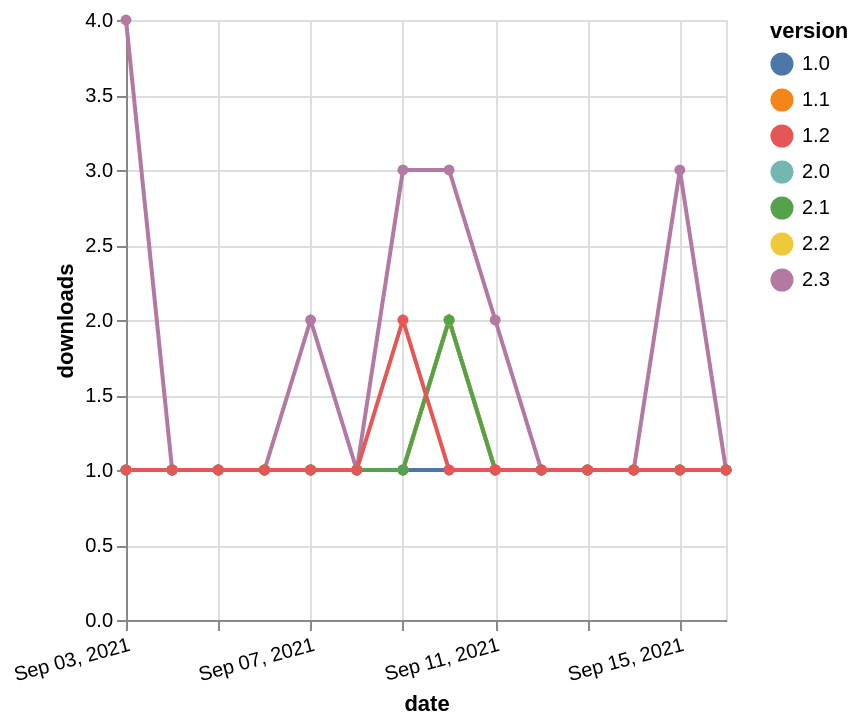

Write a Vega-Lite specification for this figure.
### Vega-Lite specification from a JSON file in a GitHub repository (floating-point values rounded to 4 significant figures)
{"$schema": "https://vega.github.io/schema/vega-lite/v5.json", "description": "A simple bar chart with embedded data.", "data": {"values": [{"date": "2021-09-03", "total": 496, "delta": 4, "version": "2.3"}, {"date": "2021-09-04", "total": 497, "delta": 1, "version": "2.3"}, {"date": "2021-09-05", "total": 498, "delta": 1, "version": "2.3"}, {"date": "2021-09-06", "total": 499, "delta": 1, "version": "2.3"}, {"date": "2021-09-07", "total": 501, "delta": 2, "version": "2.3"}, {"date": "2021-09-08", "total": 502, "delta": 1, "version": "2.3"}, {"date": "2021-09-09", "total": 505, "delta": 3, "version": "2.3"}, {"date": "2021-09-10", "total": 508, "delta": 3, "version": "2.3"}, {"date": "2021-09-11", "total": 510, "delta": 2, "version": "2.3"}, {"date": "2021-09-12", "total": 511, "delta": 1, "version": "2.3"}, {"date": "2021-09-13", "total": 512, "delta": 1, "version": "2.3"}, {"date": "2021-09-14", "total": 513, "delta": 1, "version": "2.3"}, {"date": "2021-09-15", "total": 516, "delta": 3, "version": "2.3"}, {"date": "2021-09-16", "total": 517, "delta": 1, "version": "2.3"}, {"date": "2021-09-03", "total": 201, "delta": 1, "version": "2.0"}, {"date": "2021-09-04", "total": 202, "delta": 1, "version": "2.0"}, {"date": "2021-09-05", "total": 203, "delta": 1, "version": "2.0"}, {"date": "2021-09-06", "total": 204, "delta": 1, "version": "2.0"}, {"date": "2021-09-07", "total": 205, "delta": 1, "version": "2.0"}, {"date": "2021-09-08", "total": 206, "delta": 1, "version": "2.0"}, {"date": "2021-09-09", "total": 207, "delta": 1, "version": "2.0"}, {"date": "2021-09-10", "total": 209, "delta": 2, "version": "2.0"}, {"date": "2021-09-11", "total": 210, "delta": 1, "version": "2.0"}, {"date": "2021-09-12", "total": 211, "delta": 1, "version": "2.0"}, {"date": "2021-09-13", "total": 212, "delta": 1, "version": "2.0"}, {"date": "2021-09-14", "total": 213, "delta": 1, "version": "2.0"}, {"date": "2021-09-15", "total": 214, "delta": 1, "version": "2.0"}, {"date": "2021-09-16", "total": 215, "delta": 1, "version": "2.0"}, {"date": "2021-09-03", "total": 225, "delta": 1, "version": "1.1"}, {"date": "2021-09-04", "total": 226, "delta": 1, "version": "1.1"}, {"date": "2021-09-05", "total": 227, "delta": 1, "version": "1.1"}, {"date": "2021-09-06", "total": 228, "delta": 1, "version": "1.1"}, {"date": "2021-09-07", "total": 229, "delta": 1, "version": "1.1"}, {"date": "2021-09-08", "total": 230, "delta": 1, "version": "1.1"}, {"date": "2021-09-09", "total": 231, "delta": 1, "version": "1.1"}, {"date": "2021-09-10", "total": 233, "delta": 2, "version": "1.1"}, {"date": "2021-09-11", "total": 234, "delta": 1, "version": "1.1"}, {"date": "2021-09-12", "total": 235, "delta": 1, "version": "1.1"}, {"date": "2021-09-13", "total": 236, "delta": 1, "version": "1.1"}, {"date": "2021-09-14", "total": 237, "delta": 1, "version": "1.1"}, {"date": "2021-09-15", "total": 238, "delta": 1, "version": "1.1"}, {"date": "2021-09-16", "total": 239, "delta": 1, "version": "1.1"}, {"date": "2021-09-03", "total": 239, "delta": 1, "version": "2.2"}, {"date": "2021-09-04", "total": 240, "delta": 1, "version": "2.2"}, {"date": "2021-09-05", "total": 241, "delta": 1, "version": "2.2"}, {"date": "2021-09-06", "total": 242, "delta": 1, "version": "2.2"}, {"date": "2021-09-07", "total": 243, "delta": 1, "version": "2.2"}, {"date": "2021-09-08", "total": 244, "delta": 1, "version": "2.2"}, {"date": "2021-09-09", "total": 245, "delta": 1, "version": "2.2"}, {"date": "2021-09-10", "total": 247, "delta": 2, "version": "2.2"}, {"date": "2021-09-11", "total": 248, "delta": 1, "version": "2.2"}, {"date": "2021-09-12", "total": 249, "delta": 1, "version": "2.2"}, {"date": "2021-09-13", "total": 250, "delta": 1, "version": "2.2"}, {"date": "2021-09-14", "total": 251, "delta": 1, "version": "2.2"}, {"date": "2021-09-15", "total": 252, "delta": 1, "version": "2.2"}, {"date": "2021-09-16", "total": 253, "delta": 1, "version": "2.2"}, {"date": "2021-09-03", "total": 220, "delta": 1, "version": "1.0"}, {"date": "2021-09-04", "total": 221, "delta": 1, "version": "1.0"}, {"date": "2021-09-05", "total": 222, "delta": 1, "version": "1.0"}, {"date": "2021-09-06", "total": 223, "delta": 1, "version": "1.0"}, {"date": "2021-09-07", "total": 224, "delta": 1, "version": "1.0"}, {"date": "2021-09-08", "total": 225, "delta": 1, "version": "1.0"}, {"date": "2021-09-09", "total": 226, "delta": 1, "version": "1.0"}, {"date": "2021-09-10", "total": 227, "delta": 1, "version": "1.0"}, {"date": "2021-09-11", "total": 228, "delta": 1, "version": "1.0"}, {"date": "2021-09-12", "total": 229, "delta": 1, "version": "1.0"}, {"date": "2021-09-13", "total": 230, "delta": 1, "version": "1.0"}, {"date": "2021-09-14", "total": 231, "delta": 1, "version": "1.0"}, {"date": "2021-09-15", "total": 232, "delta": 1, "version": "1.0"}, {"date": "2021-09-16", "total": 233, "delta": 1, "version": "1.0"}, {"date": "2021-09-03", "total": 287, "delta": 1, "version": "2.1"}, {"date": "2021-09-04", "total": 288, "delta": 1, "version": "2.1"}, {"date": "2021-09-05", "total": 289, "delta": 1, "version": "2.1"}, {"date": "2021-09-06", "total": 290, "delta": 1, "version": "2.1"}, {"date": "2021-09-07", "total": 291, "delta": 1, "version": "2.1"}, {"date": "2021-09-08", "total": 292, "delta": 1, "version": "2.1"}, {"date": "2021-09-09", "total": 293, "delta": 1, "version": "2.1"}, {"date": "2021-09-10", "total": 295, "delta": 2, "version": "2.1"}, {"date": "2021-09-11", "total": 296, "delta": 1, "version": "2.1"}, {"date": "2021-09-12", "total": 297, "delta": 1, "version": "2.1"}, {"date": "2021-09-13", "total": 298, "delta": 1, "version": "2.1"}, {"date": "2021-09-14", "total": 299, "delta": 1, "version": "2.1"}, {"date": "2021-09-15", "total": 300, "delta": 1, "version": "2.1"}, {"date": "2021-09-16", "total": 301, "delta": 1, "version": "2.1"}, {"date": "2021-09-03", "total": 301, "delta": 1, "version": "1.2"}, {"date": "2021-09-04", "total": 302, "delta": 1, "version": "1.2"}, {"date": "2021-09-05", "total": 303, "delta": 1, "version": "1.2"}, {"date": "2021-09-06", "total": 304, "delta": 1, "version": "1.2"}, {"date": "2021-09-07", "total": 305, "delta": 1, "version": "1.2"}, {"date": "2021-09-08", "total": 306, "delta": 1, "version": "1.2"}, {"date": "2021-09-09", "total": 308, "delta": 2, "version": "1.2"}, {"date": "2021-09-10", "total": 309, "delta": 1, "version": "1.2"}, {"date": "2021-09-11", "total": 310, "delta": 1, "version": "1.2"}, {"date": "2021-09-12", "total": 311, "delta": 1, "version": "1.2"}, {"date": "2021-09-13", "total": 312, "delta": 1, "version": "1.2"}, {"date": "2021-09-14", "total": 313, "delta": 1, "version": "1.2"}, {"date": "2021-09-15", "total": 314, "delta": 1, "version": "1.2"}, {"date": "2021-09-16", "total": 315, "delta": 1, "version": "1.2"}]}, "width": "container", "mark": {"type": "line", "point": {"filled": true}}, "encoding": {"x": {"field": "date", "type": "temporal", "timeUnit": "yearmonthdate", "title": "date", "axis": {"labelAngle": -15}}, "y": {"field": "delta", "type": "quantitative", "title": "downloads"}, "color": {"field": "version", "type": "nominal"}, "tooltip": {"field": "delta"}}}
